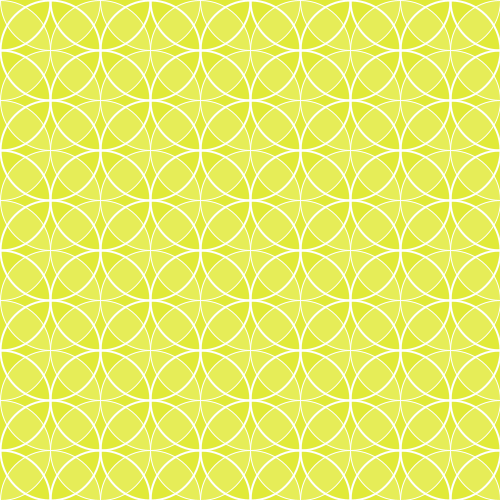
Frame 1 (no input)
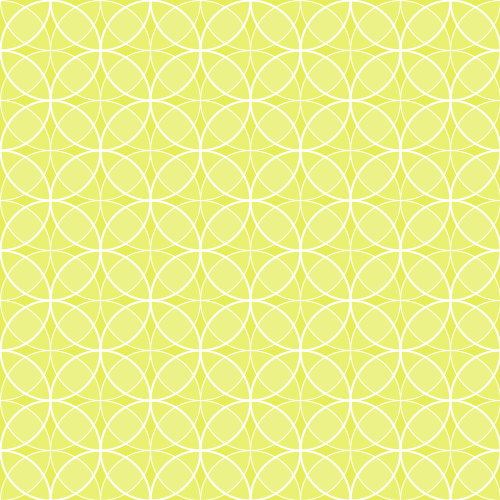
Frame 60 (the mouse pressed at the canvas centre just before this capture)
Frame 120 (the mouse held since frame 60 and released just before this capture): identical to frame 60, image omitted

The Processing sketch that drew these frames (run headless with seeded random() and noise(); from frame 60 on, the mouse is pressed at the canvas centre):

// Processing sketch: processing_87453
// ── processing_87453.pde

//pattern : ellipse01

void setup () {
  size (500, 500);
  smooth ();
  stroke (255);
  noFill ();
}
void draw () {
  background (220, 230, 20);

  /* float bg_renewal= map (mouseX, 0, wijth, 0, 255);
   background (bg_renewal, 50);
   */
  float z=100;


  for (float i= 0 ; i<=width; i+=z) {
    for (float j= 0; j<=height; j+=z) {
      strokeWeight (2);
      ellipse (i, j, z, z);
    }
  }

  for (float i= (z/2) ; i<=width; i+=z) {
    for (float j= (z/2); j<=height; j+=z) {
      strokeWeight (2);
      ellipse (i, j, z, z);
    }
  }

  for (float i=z/2 ; i<=width; i+=z) {
    for (float j= 0; j<=height; j+=z) {
      strokeWeight (1);
      fill (255, 40);
      ellipse (i, j, z, z);
    }
  }
  
  for (float i=0 ; i<=width; i+=z) {
    for (float j= z/2; j<=height; j+=z) {
      strokeWeight (1);
      fill (255, 40);
      ellipse (i, j, z, z);
    }
  }
}
